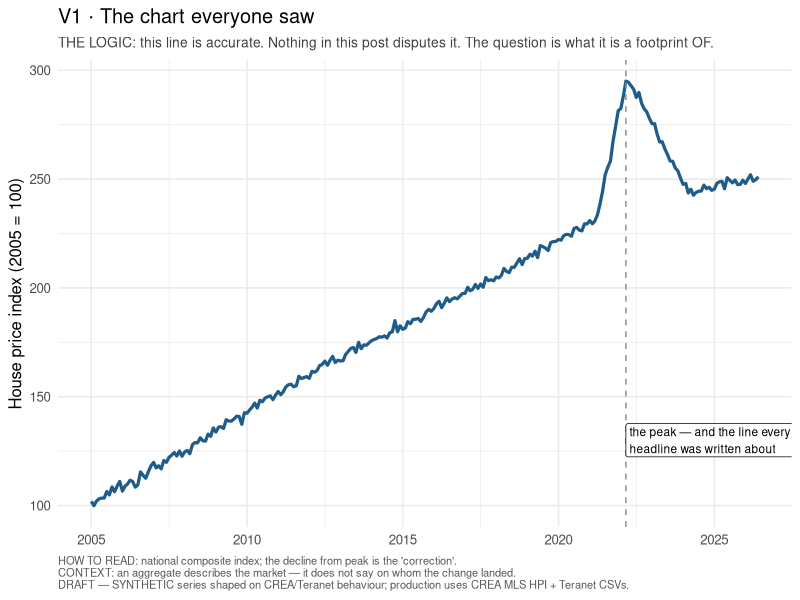
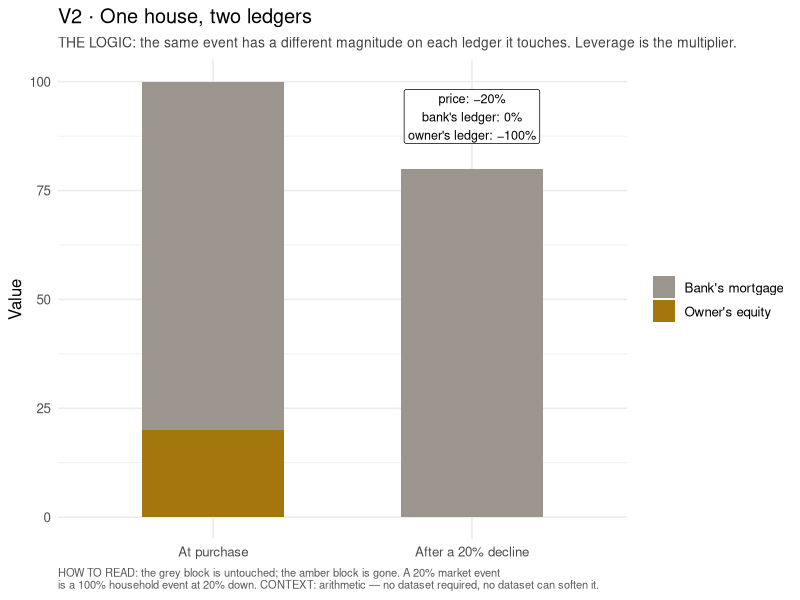
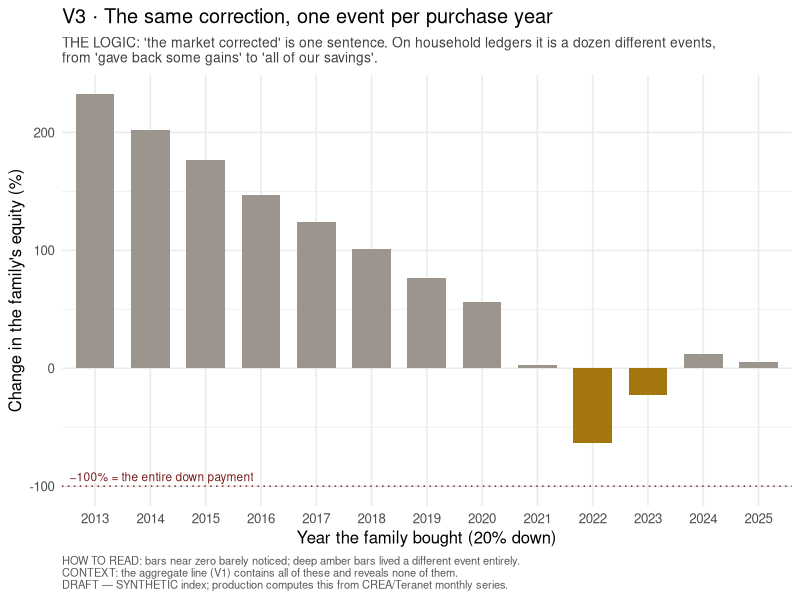
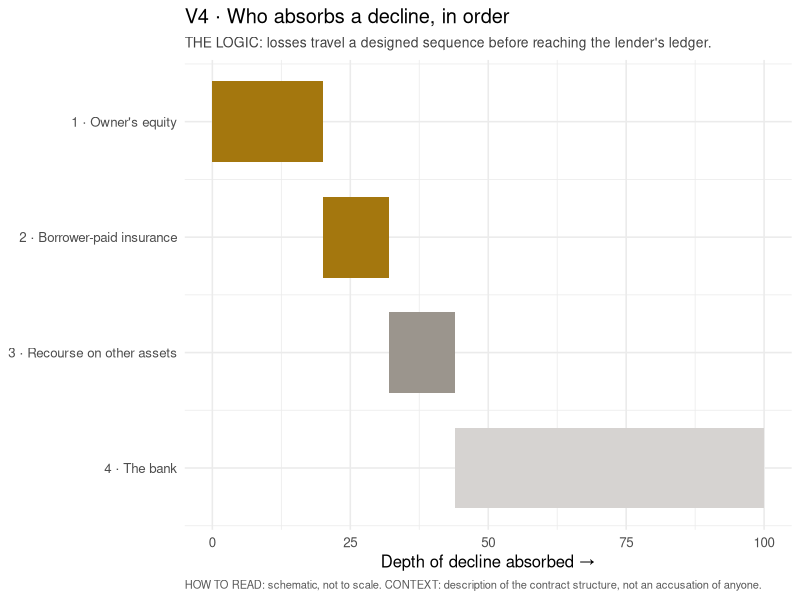

These charts were generated, in order, by the following R code:
## ---- chunk 1
library(ggplot2); library(dplyr); library(scales)
theme_set(theme_minimal(base_size = 12) +
  theme(plot.caption = element_text(hjust = 0, size = 8, colour = "grey35"),
        plot.subtitle = element_text(size = 10, colour = "grey25")))
set.seed(42)
# --- SYNTHETIC national index, monthly, 2005–2026 (labeled on every chart) ---
m   <- seq(as.Date("2005-01-01"), as.Date("2026-06-01"), by = "month")
idx <- c(seq(100, 168, length.out = 96),                 # 2005–2012
         seq(168, 205, length.out = 60),                 # 2013–2017
         seq(205, 232, length.out = 39),                 # 2018–2021Q1
         seq(232, 296, length.out = 12),                 # pandemic run-up
         seq(296, 244, length.out = 24),                 # correction
         seq(244, 251, length.out = 27))[1:length(m)] + rnorm(length(m), 0, 1.4)
hpi <- data.frame(m, idx)
peak <- hpi$m[which.max(hpi$idx)]
## ---- chunk 2
#| fig-cap: ""
ggplot(hpi, aes(m, idx)) +
  geom_line(colour = "#1f5c8a", linewidth = 1.1) +
  geom_vline(xintercept = as.numeric(peak), linetype = "dashed", colour = "grey55") +
  annotate("label", x = peak, y = 130, hjust = 0, size = 3, fill = "white",
           label = "the peak — and the line every\nheadline was written about") +
  labs(title = "V1 · The chart everyone saw",
       subtitle = "THE LOGIC: this line is accurate. Nothing in this post disputes it. The question is what it is a footprint OF.",
       x = NULL, y = "House price index (2005 = 100)",
       caption = paste("HOW TO READ: national composite index; the decline from peak is the 'correction'.",
       "CONTEXT: an aggregate describes the market — it does not say on whom the change landed.",
       "DRAFT — SYNTHETIC series shaped on CREA/Teranet behaviour; production uses CREA MLS HPI + Teranet CSVs.", sep = "\n"))
## ---- chunk 3
#| fig-height: 4
led <- data.frame(when = factor(rep(c("At purchase", "After a 20% decline"), each = 2),
                                levels = c("At purchase", "After a 20% decline")),
                  part = factor(rep(c("Owner's equity", "Bank's mortgage"), 2),
                                levels = c("Bank's mortgage", "Owner's equity")),
                  val  = c(20, 80, 0, 80))
ggplot(led, aes(when, val, fill = part)) +
  geom_col(width = .55) +
  scale_fill_manual(values = c("Owner's equity" = "#a4770e", "Bank's mortgage" = "#9B958D"), name = NULL) +
  annotate("label", x = 2, y = 92, size = 3.2, fill = "white",
           label = "price: −20%\nbank's ledger: 0%\nowner's ledger: −100%") +
  labs(title = "V2 · One house, two ledgers",
       subtitle = "THE LOGIC: the same event has a different magnitude on each ledger it touches. Leverage is the multiplier.",
       x = NULL, y = "Value",
       caption = paste("HOW TO READ: the grey block is untouched; the amber block is gone. A 20% market event",
       "is a 100% household event at 20% down. CONTEXT: arithmetic — no dataset required, no dataset can soften it.", sep = "\n"))
## ---- chunk 4
cohorts <- data.frame(year = 2013:2025)
cohorts$entry <- sapply(cohorts$year, function(y) mean(hpi$idx[format(hpi$m, "%Y") == as.character(y)]))
now <- tail(hpi$idx, 1)
cohorts$equity_change <- pmax(-100, ((now - cohorts$entry) / (cohorts$entry * 0.20)) * 100)
ggplot(cohorts, aes(factor(year), equity_change,
                    fill = equity_change < 0)) +
  geom_col(width = .7, show.legend = FALSE) +
  scale_fill_manual(values = c("FALSE" = "#9B958D", "TRUE" = "#a4770e")) +
  geom_hline(yintercept = -100, linetype = "dotted", colour = "#7a1f1f") +
  annotate("text", x = 2.2, y = -92, size = 3, colour = "#7a1f1f",
           label = "−100% = the entire down payment") +
  labs(title = "V3 · The same correction, one event per purchase year",
       subtitle = "THE LOGIC: 'the market corrected' is one sentence. On household ledgers it is a dozen different events,\nfrom 'gave back some gains' to 'all of our savings'.",
       x = "Year the family bought (20% down)", y = "Change in the family's equity (%)",
       caption = paste("HOW TO READ: bars near zero barely noticed; deep amber bars lived a different event entirely.",
       "CONTEXT: the aggregate line (V1) contains all of these and reveals none of them.",
       "DRAFT — SYNTHETIC index; production computes this from CREA/Teranet monthly series.", sep = "\n"))
## ---- chunk 5
lad <- data.frame(layer = factor(c("1 · Owner's equity", "2 · Borrower-paid insurance",
                                   "3 · Recourse on other assets", "4 · The bank"),
                  levels = rev(c("1 · Owner's equity", "2 · Borrower-paid insurance",
                                 "3 · Recourse on other assets", "4 · The bank"))),
                  x1 = c(0, 20, 32, 44), x2 = c(20, 32, 44, 100))
ggplot(lad) +
  geom_rect(aes(xmin = x1, xmax = x2, ymin = as.numeric(layer) - .35,
                ymax = as.numeric(layer) + .35),
            fill = c("#D6D3D1", "#9B958D", "#a4770e", "#a4770e")[4:1]) +
  scale_y_continuous(breaks = 1:4, labels = levels(lad$layer)) +
  labs(title = "V4 · Who absorbs a decline, in order",
       subtitle = "THE LOGIC: losses travel a designed sequence before reaching the lender's ledger.",
       x = "Depth of decline absorbed →", y = NULL,
       caption = "HOW TO READ: schematic, not to scale. CONTEXT: description of the contract structure, not an accusation of anyone.")
